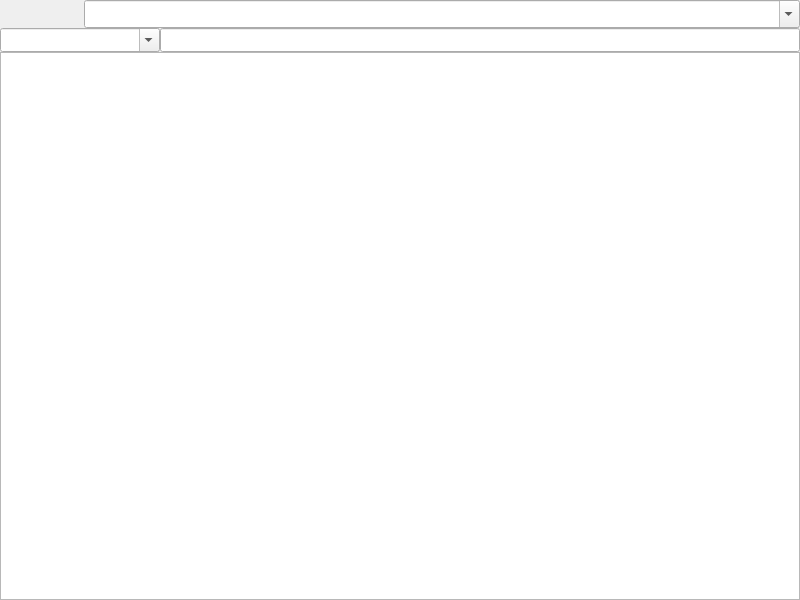
<?xml version="1.0" encoding="UTF-8"?>
<ui version="4.0">
 <class>nScriptEditor</class>
 <widget class="QWidget" name="nScriptEditor">
  <property name="geometry">
   <rect>
    <x>0</x>
    <y>0</y>
    <width>800</width>
    <height>600</height>
   </rect>
  </property>
  <property name="windowTitle">
   <string>Script editor</string>
  </property>
  <property name="windowIcon">
   <iconset>
    <normaloff>:/images/standalone.png</normaloff>:/images/standalone.png</iconset>
  </property>
  <property name="toolTip">
   <string>Script editor</string>
  </property>
  <property name="statusTip">
   <string>Script editor</string>
  </property>
  <property name="whatsThis">
   <string>Script editor</string>
  </property>
  <widget class="QToolButton" name="New">
   <property name="geometry">
    <rect>
     <x>0</x>
     <y>0</y>
     <width>28</width>
     <height>28</height>
    </rect>
   </property>
   <property name="toolTip">
    <string>New script</string>
   </property>
   <property name="statusTip">
    <string>New script</string>
   </property>
   <property name="whatsThis">
    <string>New script</string>
   </property>
   <property name="text">
    <string/>
   </property>
   <property name="icon">
    <iconset>
     <normaloff>:/images/blank.png</normaloff>:/images/blank.png</iconset>
   </property>
   <property name="iconSize">
    <size>
     <width>28</width>
     <height>28</height>
    </size>
   </property>
   <property name="autoRaise">
    <bool>true</bool>
   </property>
  </widget>
  <widget class="QToolButton" name="Save">
   <property name="geometry">
    <rect>
     <x>28</x>
     <y>0</y>
     <width>28</width>
     <height>28</height>
    </rect>
   </property>
   <property name="toolTip">
    <string>Save</string>
   </property>
   <property name="statusTip">
    <string>Save</string>
   </property>
   <property name="whatsThis">
    <string>Save</string>
   </property>
   <property name="text">
    <string/>
   </property>
   <property name="icon">
    <iconset>
     <normaloff>:/images/sqltable.png</normaloff>:/images/sqltable.png</iconset>
   </property>
   <property name="iconSize">
    <size>
     <width>28</width>
     <height>28</height>
    </size>
   </property>
   <property name="autoRaise">
    <bool>true</bool>
   </property>
  </widget>
  <widget class="QComboBox" name="List">
   <property name="geometry">
    <rect>
     <x>84</x>
     <y>0</y>
     <width>716</width>
     <height>28</height>
    </rect>
   </property>
   <property name="toolTip">
    <string>Script lists</string>
   </property>
   <property name="statusTip">
    <string>Script lists</string>
   </property>
   <property name="whatsThis">
    <string>Script lists</string>
   </property>
   <property name="editable">
    <bool>true</bool>
   </property>
   <property name="insertPolicy">
    <enum>QComboBox::NoInsert</enum>
   </property>
  </widget>
  <widget class="QLineEdit" name="Paraments">
   <property name="geometry">
    <rect>
     <x>160</x>
     <y>28</y>
     <width>640</width>
     <height>24</height>
    </rect>
   </property>
   <property name="toolTip">
    <string>Paraments</string>
   </property>
   <property name="statusTip">
    <string>Paraments</string>
   </property>
   <property name="whatsThis">
    <string>Paraments</string>
   </property>
  </widget>
  <widget class="QTextEdit" name="Script">
   <property name="geometry">
    <rect>
     <x>0</x>
     <y>52</y>
     <width>800</width>
     <height>548</height>
    </rect>
   </property>
   <property name="toolTip">
    <string>Script</string>
   </property>
   <property name="statusTip">
    <string>Script</string>
   </property>
   <property name="whatsThis">
    <string>Script</string>
   </property>
  </widget>
  <widget class="QToolButton" name="Evaluate">
   <property name="geometry">
    <rect>
     <x>56</x>
     <y>0</y>
     <width>28</width>
     <height>28</height>
    </rect>
   </property>
   <property name="toolTip">
    <string>Evaluate</string>
   </property>
   <property name="statusTip">
    <string>Evaluate</string>
   </property>
   <property name="whatsThis">
    <string>Evaluate</string>
   </property>
   <property name="text">
    <string/>
   </property>
   <property name="icon">
    <iconset>
     <normaloff>:/images/running.png</normaloff>:/images/running.png</iconset>
   </property>
   <property name="iconSize">
    <size>
     <width>28</width>
     <height>28</height>
    </size>
   </property>
   <property name="autoRaise">
    <bool>true</bool>
   </property>
  </widget>
  <widget class="QComboBox" name="Type">
   <property name="geometry">
    <rect>
     <x>0</x>
     <y>28</y>
     <width>160</width>
     <height>24</height>
    </rect>
   </property>
   <property name="toolTip">
    <string>Script types</string>
   </property>
   <property name="statusTip">
    <string>Script types</string>
   </property>
   <property name="whatsThis">
    <string>Script types</string>
   </property>
   <property name="editable">
    <bool>true</bool>
   </property>
   <property name="insertPolicy">
    <enum>QComboBox::NoInsert</enum>
   </property>
  </widget>
 </widget>
 <resources>
  <include location="../../../Images/Branon.qrc"/>
 </resources>
 <connections>
  <connection>
   <sender>List</sender>
   <signal>activated(int)</signal>
   <receiver>nScriptEditor</receiver>
   <slot>ScriptIndex(int)</slot>
   <hints>
    <hint type="sourcelabel">
     <x>441</x>
     <y>13</y>
    </hint>
    <hint type="destinationlabel">
     <x>399</x>
     <y>299</y>
    </hint>
   </hints>
  </connection>
  <connection>
   <sender>New</sender>
   <signal>clicked()</signal>
   <receiver>nScriptEditor</receiver>
   <slot>New()</slot>
   <hints>
    <hint type="sourcelabel">
     <x>13</x>
     <y>13</y>
    </hint>
    <hint type="destinationlabel">
     <x>399</x>
     <y>299</y>
    </hint>
   </hints>
  </connection>
  <connection>
   <sender>Save</sender>
   <signal>clicked()</signal>
   <receiver>nScriptEditor</receiver>
   <slot>Save()</slot>
   <hints>
    <hint type="sourcelabel">
     <x>41</x>
     <y>13</y>
    </hint>
    <hint type="destinationlabel">
     <x>399</x>
     <y>299</y>
    </hint>
   </hints>
  </connection>
  <connection>
   <sender>Evaluate</sender>
   <signal>clicked()</signal>
   <receiver>nScriptEditor</receiver>
   <slot>Evaluate()</slot>
   <hints>
    <hint type="sourcelabel">
     <x>69</x>
     <y>13</y>
    </hint>
    <hint type="destinationlabel">
     <x>399</x>
     <y>299</y>
    </hint>
   </hints>
  </connection>
 </connections>
</ui>
